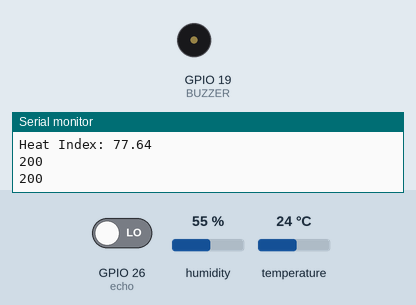
Recording of a sketch running on a simulated ESP32. On the bench: buzzer (waves = sounding), the last lines printed to the serial monitor. The test bench sets the inputs (shaded band); at power-on: GPIO 26 (echo) LOW, humidity 55 %, temperature 24 °C. WiFi joins after 1.5 s; servers stay silent unless stated; uploads are accepted with an empty reply.

Above: at 35.3 s.
At 54.7 s:
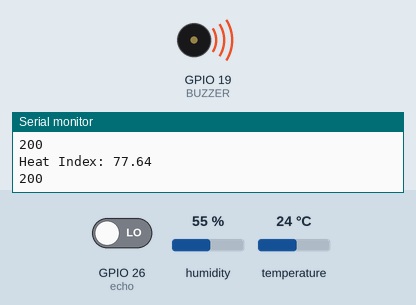
Timing chart, 0 to 80.2 s (numbered marks = the images above):
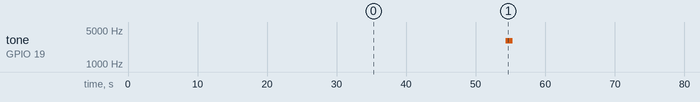

The sketch:

arduino.ino
```cpp
/**
 * @file sitbit.ino
 * @author RelaxedBamboo
 * @brief
 * User enters 'C' on the serial monitor to calibrate for correct posture.
 * If the user is slouching for >30s, an alert is made
 * If the user is sitting for >60s (IRL this will be like 45-50min), an alert is made
 * If the temp and humidity are too high (as per khush's research), an alert is made
 *
 */

#include "HTTPClient.h"
#include "WiFi.h"
#include "time.h"
#include <ArduinoJson.h>
#include <DHT.h>
#include <WebServer.h>
#include <math.h>

#define trigger 25
#define echo 26
#define BUZZER 19
#define DHT_dpin 4

#define SOUND_SPEED 0.0343
#define OPTI_TEMP 35
#define OPTI_HUMIDITY 70
#define OPTI_HI 85

int threshold_distance = 15;
String input = "";
int slouch_iter = 0;
int sit_iter = 0;

float temp = 0.0f;
float humidity = 0.0f;
float HI = 0.0f;

char *ssid = "The Mehta's [2.4GHz]";
char *pwd = "07112131";
WiFiServer server(80);
String cse_ip = "192.168.0.123";
String cse_port = "8080";
String Server = "http://" + cse_ip + ":" + cse_port + "/~/in-cse/in-name/";
String cnt = "node1";
String ae = "Ultrasonic_Sensor";
String ae1 = "Temperature_Sensor";
String ae2 = "Humidity_Sensor";
String ae3 = "Heat_Index";
String ae4 = "Alerts";

WiFiClient client;

int writeChannelID = 1579632;
int writeChannelID_temp = 1592176;
int writeChannelID_hum = 1592179;
char writeAPIKey[] = "HNW00GZWT0EB6RVY";
char writeAPIKey_temp[] = "480VAL7GN6Z0R83G";
char writeAPIKey_hum[] = "ONVQSROYXRF7B70B";

void createCI(String &val, int type) {
    HTTPClient http;
    if (type == 0)
        http.begin(Server + ae + "/" + cnt + "/");
    else if (type == 1)
        http.begin(Server + ae1 + "/" + cnt + "/");
    else if (type == 2)
        http.begin(Server + ae2 + "/" + cnt + "/");
    else if (type == 3)
        http.begin(Server + ae3 + "/" + cnt + "/");
    else if (type == 4)
        http.begin(Server + ae4 + "/" + cnt + "/");

    http.addHeader("X-M2M-Origin", "admin:admin");
    http.addHeader("Content-Type", "application/json;ty=4");

    int code = http.POST("{\"m2m:cin\": {\"cnf\":\"application/json\",\"con\": " + String(val) + "}}");

    if (code != 201)
        Serial.println(code);
    else if (code == -1)
        Serial.println("UNABLE TO CONNECT TO THE SERVER");

    http.end();
}

void tone(byte pin, int freq) {
    ledcAttachPin(pin, 0);
    ledcWriteTone(0, freq);
    delay(1000);
    ledcDetachPin(pin);
}

float ping() {
    digitalWrite(trigger, HIGH);
    delay(10);
    digitalWrite(trigger, LOW);

    float duration = pulseIn(echo, HIGH);
    float distance = duration * SOUND_SPEED / 2;
    return distance;
}

DHT dht(DHT_dpin, DHT11);

void setup() {
    dht.begin();
    Serial.begin(115200);
    pinMode(trigger, OUTPUT);
    pinMode(echo, INPUT);
    pinMode(BUZZER, OUTPUT);
    ledcSetup(0, 5000, 8);

    WiFi.begin(ssid, pwd);
    while (WiFi.status() != WL_CONNECTED) {
        delay(500);
        Serial.print(".");
    }

    Serial.println("");
    Serial.println("WiFi connected");
    Serial.print("IP address: ");
    Serial.println(WiFi.localIP());

    server.begin();
    Serial.println("HTTP server started");

    Serial.println("Sit perfectly straight.");
    delay(250);
    Serial.print("Calibrating");

    float reading = ping();

    for (int i = 1; i < 10; i++) {
        delay(500);
        reading = min(ping(), reading);
        Serial.print(".");
    }
    Serial.println();
    threshold_distance = reading;
    if (threshold_distance < 0 || threshold_distance > 100)
        threshold_distance = 15;

    String val_thresh = String(threshold_distance);

    Serial.println("Calibration complete.");
    Serial.print("Calibrated Value: ");
    Serial.println(threshold_distance);
}

void loop() {
    input = "";

    float distance = ping();
    Serial.print("Distance in cm: ");
    Serial.println(distance);
    String val = String(distance, 1);

    createCI(val, 0);
    humidity = dht.readHumidity();
    temp = dht.readTemperature();
    bool f = false;
    if (isnan(humidity) || isnan(temp) || temp < -40 || temp > 125) {
        Serial.println("Failed to get temperature and humidity!");
        f = true;
    } else {
        Serial.print("Humidity: ");
        Serial.println(humidity);
        Serial.print("Temperature: ");
        Serial.println(temp);

        String humidity_string = String(humidity, 0);
        createCI(humidity_string, 2);
        String temperature_string = String(temp, 0);
        createCI(temperature_string, 1);

        float tempF = (temp * 9) / 5 + 32;
        HI = -42.379 + (2.04901523) * tempF + (10.14333127) * humidity + (-0.22475541) * tempF * humidity + (-6.83783 * 0.001) * pow(tempF, 2) + (-5.481717 * 0.01) * pow(humidity, 2) + (1.22874 * 0.001) * (pow(tempF, 2) * humidity) + (8.5282 * 0.0001) * (tempF * pow(humidity, 2)) + (-1.99 * 0.000001) * (pow(tempF, 2) * pow(humidity, 2));
        Serial.print("Heat Index: ");
        Serial.println(HI);
        String val_HI = String(HI, 5);
        createCI(val_HI, 3);
    }

    if (distance > threshold_distance) {
        slouch_iter++;
    }
    if (distance < 50) {
        sit_iter++;
    } else {
        sit_iter = 0;
        slouch_iter = 0;
    }

    String alert = "";

    if (slouch_iter > 3) {
        tone(BUZZER, 1000);
        slouch_iter = 0;
        Serial.println("Slouching for too long.");
        alert = "0.";
        createCI(alert, 4);
    } else if (sit_iter > 3) {
        tone(BUZZER, 3000);
        sit_iter = 0;
        Serial.println("Sitting for too long.");
        alert = "1";
        createCI(alert, 4);
    } else if (HI > OPTI_HI && !f) {
        tone(BUZZER, 2000);
        Serial.println("Temperature and/or humidity too high.");
        alert = "2";
        createCI(alert, 4);
    } else {
        if (distance > 50)
            alert = "3"; // "Currently Not Seated.";
        else if (distance > threshold_distance)
            alert = "4"; // "Currently Slouching.";
        else
            alert = "5"; // "You're doing great! Maintain that excellent posture!";
        createCI(alert, 4);
    }

    delay(10000);
}
```

Measured:
- by itself, tone on GPIO 19 (BUZZER): alternates 3000 Hz for 1.0 s and silent for 48.1 s
